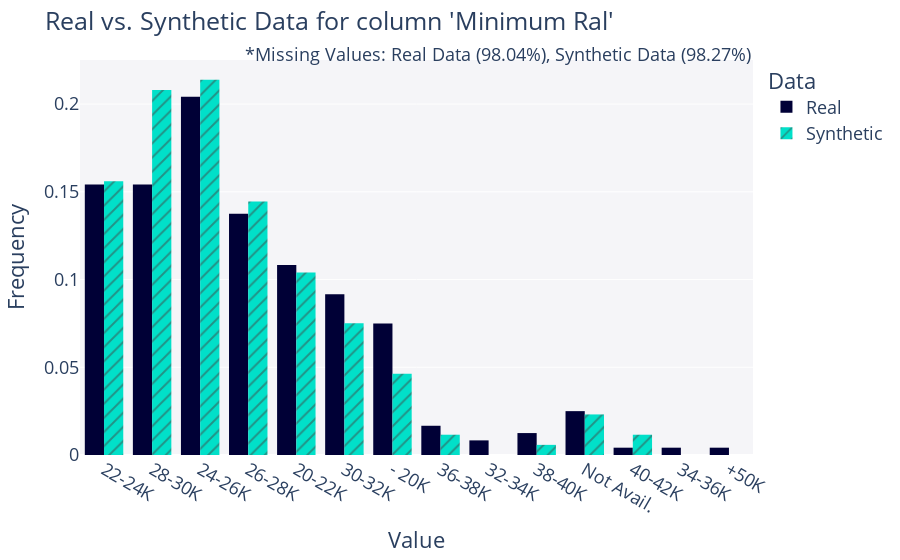
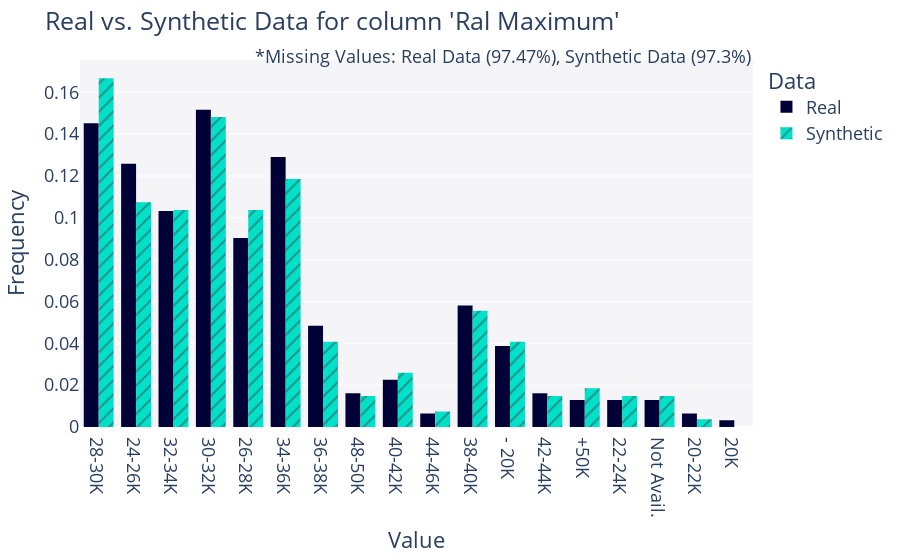
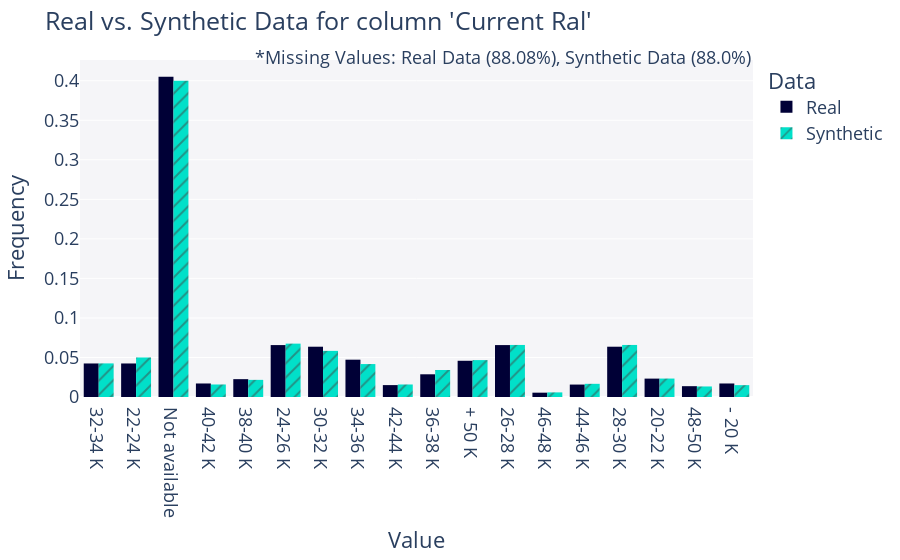
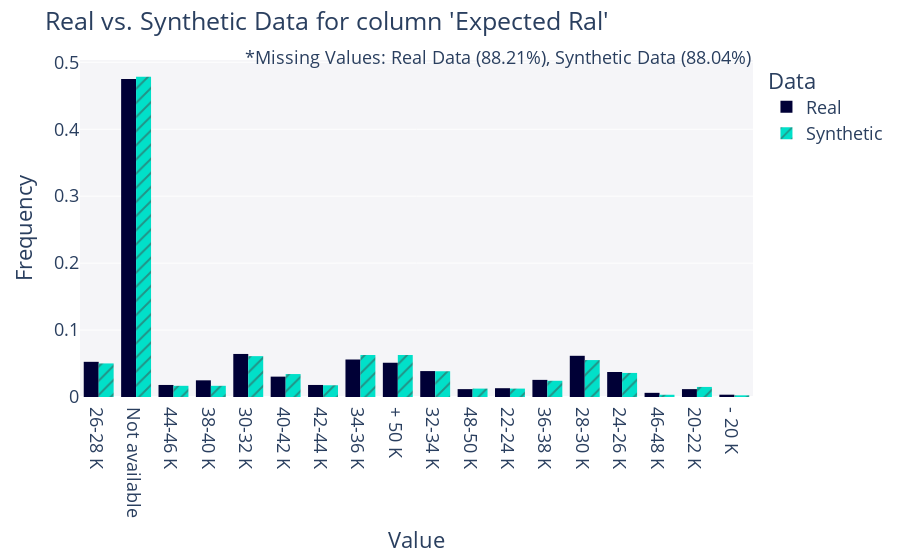

Notebook cell for these charts, in order:
### Code cell
# 3. plot the data
columns_to_plot = ['Minimum Ral', 'Ral Maximum', 'Current Ral', 'Expected Ral', 'Year of insertion', 'Year of Recruitment', 'Sex', 'Candidate State', 'Age Range', 'Years Experience']
for col in columns_to_plot:
    fig = get_column_plot(
        real_data=data,
        synthetic_data=synthetic_data,
        metadata=metadata,
        column_name=col,
        plot_type='bar'
    )
        
    fig.show()

### Figure 1 — Plotly figure (JSON) as saved in the notebook; plotly's stock layout.template omitted (floating-point values rounded to 4 significant figures; data arrays with more than 128 entries replaced by an {"elided": "..."} marker saying what was removed)
{"data": [{"alignmentgroup": "True", "bingroup": "x", "histnorm": "probability density", "hovertemplate": "<b>Real</b><br>Frequency: %{y}<extra></extra>", "legendgroup": "Real", "marker": {"color": "#000036", "pattern": {"shape": ""}}, "name": "Real", "offsetgroup": "Real", "orientation": "v", "showlegend": true, "type": "histogram", "x": {"elided": "240 str values"}, "xaxis": "x", "yaxis": "y"}, {"alignmentgroup": "True", "bingroup": "x", "histnorm": "probability density", "hovertemplate": "<b>Synthetic</b><br>Frequency: %{y}<extra></extra>", "legendgroup": "Synthetic", "marker": {"color": "#01E0C9", "pattern": {"shape": "/"}}, "name": "Synthetic", "offsetgroup": "Synthetic", "orientation": "v", "showlegend": true, "type": "histogram", "x": {"elided": "173 str values"}, "xaxis": "x", "yaxis": "y"}], "layout": {"annotations": [{"showarrow": false, "text": "*Missing Values: Real Data (98.04%), Synthetic Data (98.27%)", "x": 1, "xref": "paper", "y": 1.05, "yref": "paper"}], "barmode": "group", "font": {"size": 18}, "legend": {"title": {"text": "Data"}, "tracegroupgap": 0}, "margin": {"t": 60}, "plot_bgcolor": "#F5F5F8", "title": {"text": "Real vs. Synthetic Data for column 'Minimum Ral'"}, "xaxis": {"anchor": "y", "domain": [0, 1], "title": {"text": "Value"}}, "yaxis": {"anchor": "x", "domain": [0, 1], "title": {"text": "Frequency"}}}}

### Figure 2 — Plotly figure (JSON) as saved in the notebook; plotly's stock layout.template omitted (floating-point values rounded to 4 significant figures; data arrays with more than 128 entries replaced by an {"elided": "..."} marker saying what was removed)
{"data": [{"alignmentgroup": "True", "bingroup": "x", "histnorm": "probability density", "hovertemplate": "<b>Real</b><br>Frequency: %{y}<extra></extra>", "legendgroup": "Real", "marker": {"color": "#000036", "pattern": {"shape": ""}}, "name": "Real", "offsetgroup": "Real", "orientation": "v", "showlegend": true, "type": "histogram", "x": {"elided": "310 str values"}, "xaxis": "x", "yaxis": "y"}, {"alignmentgroup": "True", "bingroup": "x", "histnorm": "probability density", "hovertemplate": "<b>Synthetic</b><br>Frequency: %{y}<extra></extra>", "legendgroup": "Synthetic", "marker": {"color": "#01E0C9", "pattern": {"shape": "/"}}, "name": "Synthetic", "offsetgroup": "Synthetic", "orientation": "v", "showlegend": true, "type": "histogram", "x": {"elided": "270 str values"}, "xaxis": "x", "yaxis": "y"}], "layout": {"annotations": [{"showarrow": false, "text": "*Missing Values: Real Data (97.47%), Synthetic Data (97.3%)", "x": 1, "xref": "paper", "y": 1.05, "yref": "paper"}], "barmode": "group", "font": {"size": 18}, "legend": {"title": {"text": "Data"}, "tracegroupgap": 0}, "margin": {"t": 60}, "plot_bgcolor": "#F5F5F8", "title": {"text": "Real vs. Synthetic Data for column 'Ral Maximum'"}, "xaxis": {"anchor": "y", "domain": [0, 1], "title": {"text": "Value"}}, "yaxis": {"anchor": "x", "domain": [0, 1], "title": {"text": "Frequency"}}}}

### Figure 3 — Plotly figure (JSON) as saved in the notebook; plotly's stock layout.template omitted (floating-point values rounded to 4 significant figures; data arrays with more than 128 entries replaced by an {"elided": "..."} marker saying what was removed)
{"data": [{"alignmentgroup": "True", "bingroup": "x", "histnorm": "probability density", "hovertemplate": "<b>Real</b><br>Frequency: %{y}<extra></extra>", "legendgroup": "Real", "marker": {"color": "#000036", "pattern": {"shape": ""}}, "name": "Real", "offsetgroup": "Real", "orientation": "v", "showlegend": true, "type": "histogram", "x": {"elided": "1462 str values"}, "xaxis": "x", "yaxis": "y"}, {"alignmentgroup": "True", "bingroup": "x", "histnorm": "probability density", "hovertemplate": "<b>Synthetic</b><br>Frequency: %{y}<extra></extra>", "legendgroup": "Synthetic", "marker": {"color": "#01E0C9", "pattern": {"shape": "/"}}, "name": "Synthetic", "offsetgroup": "Synthetic", "orientation": "v", "showlegend": true, "type": "histogram", "x": {"elided": "1200 str values"}, "xaxis": "x", "yaxis": "y"}], "layout": {"annotations": [{"showarrow": false, "text": "*Missing Values: Real Data (88.08%), Synthetic Data (88.0%)", "x": 1, "xref": "paper", "y": 1.05, "yref": "paper"}], "barmode": "group", "font": {"size": 18}, "legend": {"title": {"text": "Data"}, "tracegroupgap": 0}, "margin": {"t": 60}, "plot_bgcolor": "#F5F5F8", "title": {"text": "Real vs. Synthetic Data for column 'Current Ral'"}, "xaxis": {"anchor": "y", "domain": [0, 1], "title": {"text": "Value"}}, "yaxis": {"anchor": "x", "domain": [0, 1], "title": {"text": "Frequency"}}}}

### Figure 4 — Plotly figure (JSON) as saved in the notebook; plotly's stock layout.template omitted (floating-point values rounded to 4 significant figures; data arrays with more than 128 entries replaced by an {"elided": "..."} marker saying what was removed)
{"data": [{"alignmentgroup": "True", "bingroup": "x", "histnorm": "probability density", "hovertemplate": "<b>Real</b><br>Frequency: %{y}<extra></extra>", "legendgroup": "Real", "marker": {"color": "#000036", "pattern": {"shape": ""}}, "name": "Real", "offsetgroup": "Real", "orientation": "v", "showlegend": true, "type": "histogram", "x": {"elided": "1446 str values"}, "xaxis": "x", "yaxis": "y"}, {"alignmentgroup": "True", "bingroup": "x", "histnorm": "probability density", "hovertemplate": "<b>Synthetic</b><br>Frequency: %{y}<extra></extra>", "legendgroup": "Synthetic", "marker": {"color": "#01E0C9", "pattern": {"shape": "/"}}, "name": "Synthetic", "offsetgroup": "Synthetic", "orientation": "v", "showlegend": true, "type": "histogram", "x": {"elided": "1196 str values"}, "xaxis": "x", "yaxis": "y"}], "layout": {"annotations": [{"showarrow": false, "text": "*Missing Values: Real Data (88.21%), Synthetic Data (88.04%)", "x": 1, "xref": "paper", "y": 1.05, "yref": "paper"}], "barmode": "group", "font": {"size": 18}, "legend": {"title": {"text": "Data"}, "tracegroupgap": 0}, "margin": {"t": 60}, "plot_bgcolor": "#F5F5F8", "title": {"text": "Real vs. Synthetic Data for column 'Expected Ral'"}, "xaxis": {"anchor": "y", "domain": [0, 1], "title": {"text": "Value"}}, "yaxis": {"anchor": "x", "domain": [0, 1], "title": {"text": "Frequency"}}}}
